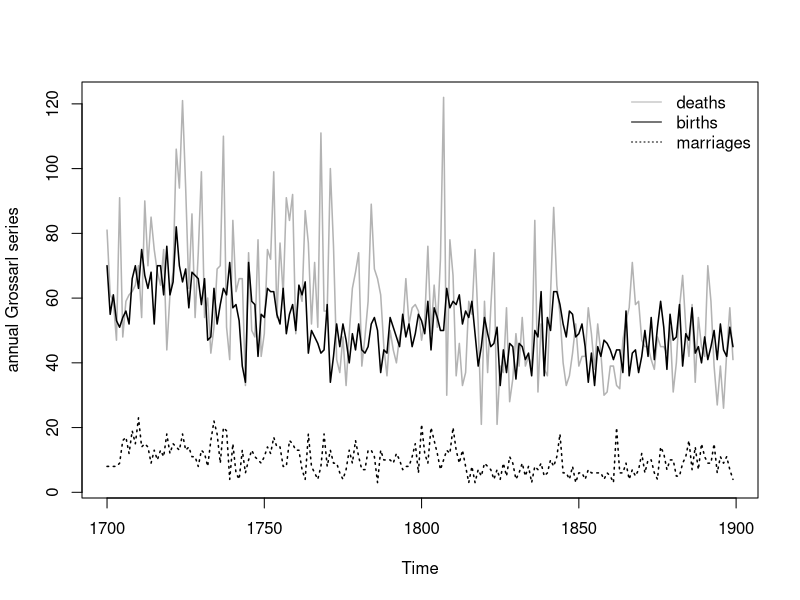
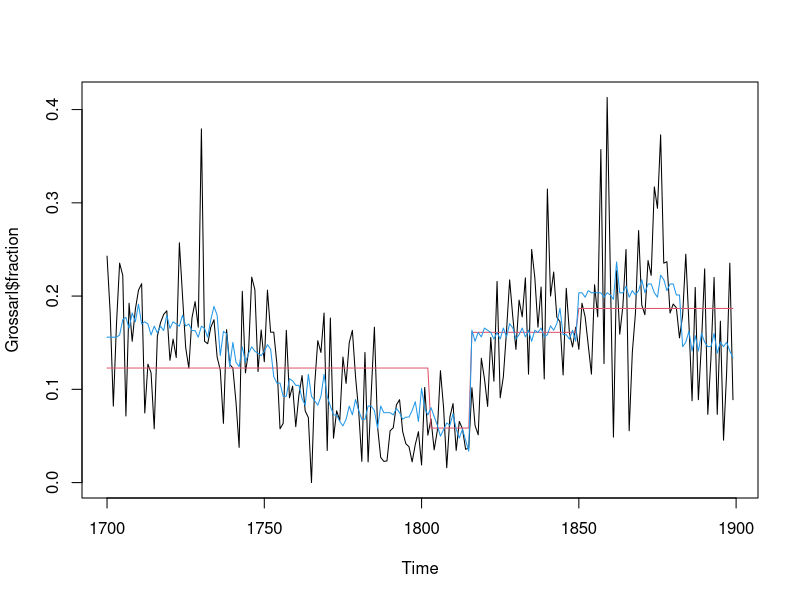
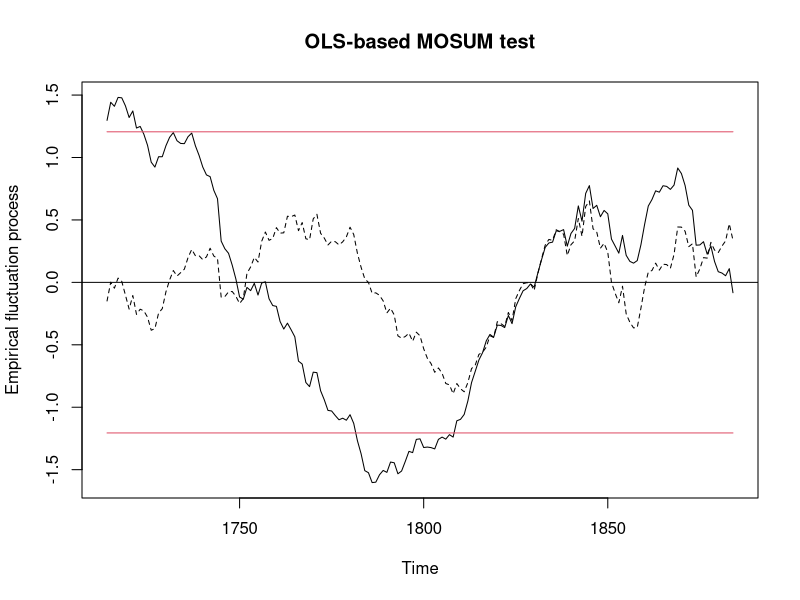
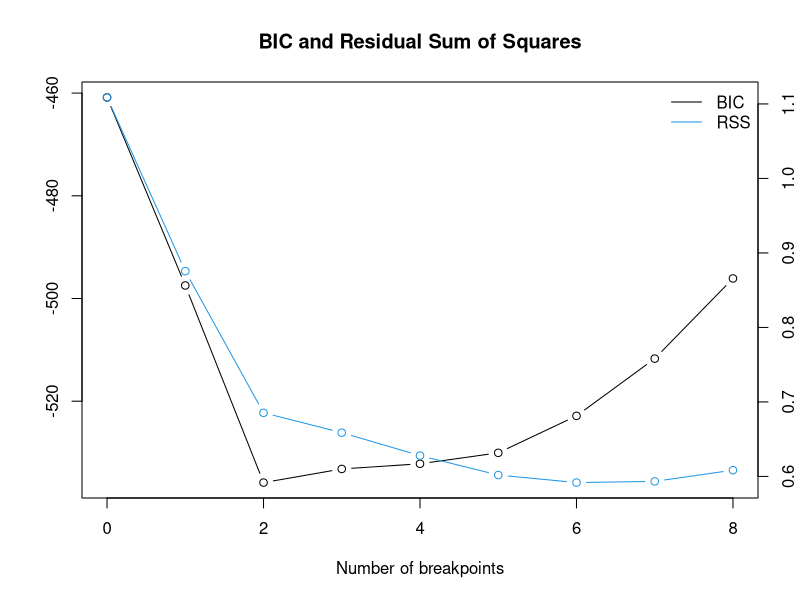
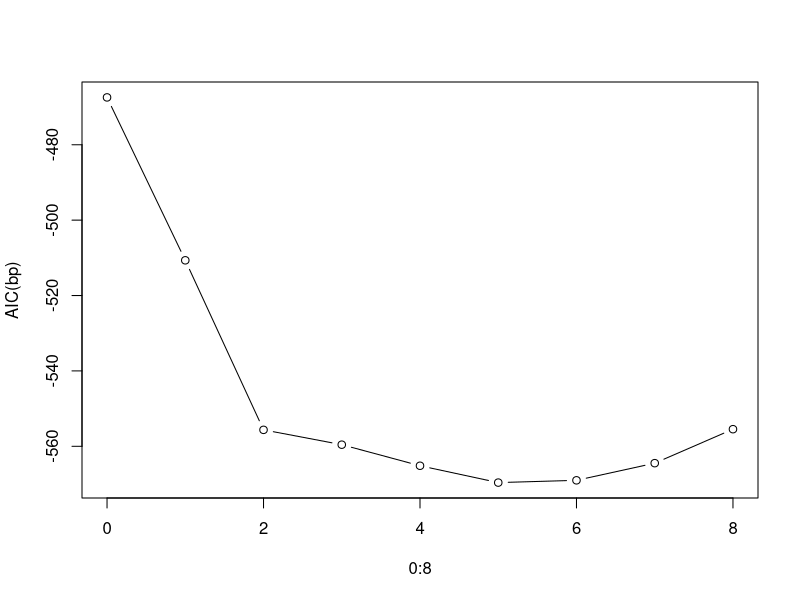
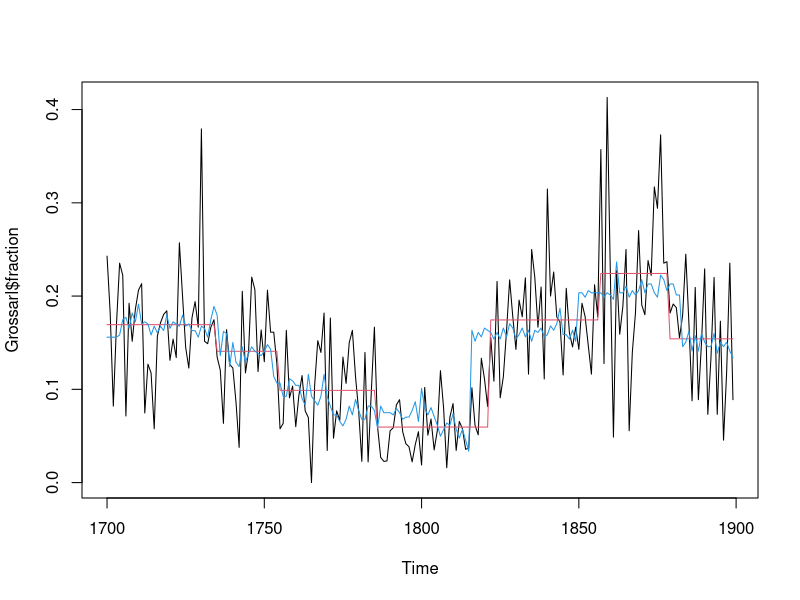
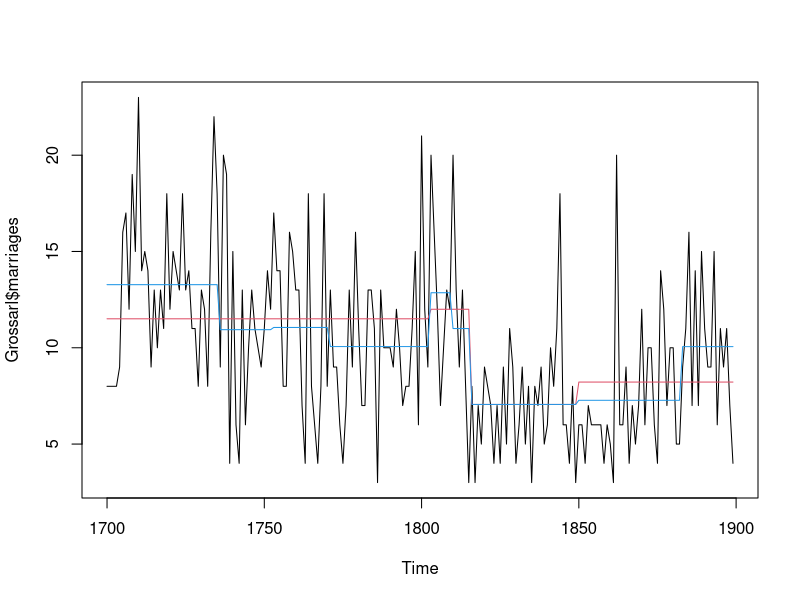
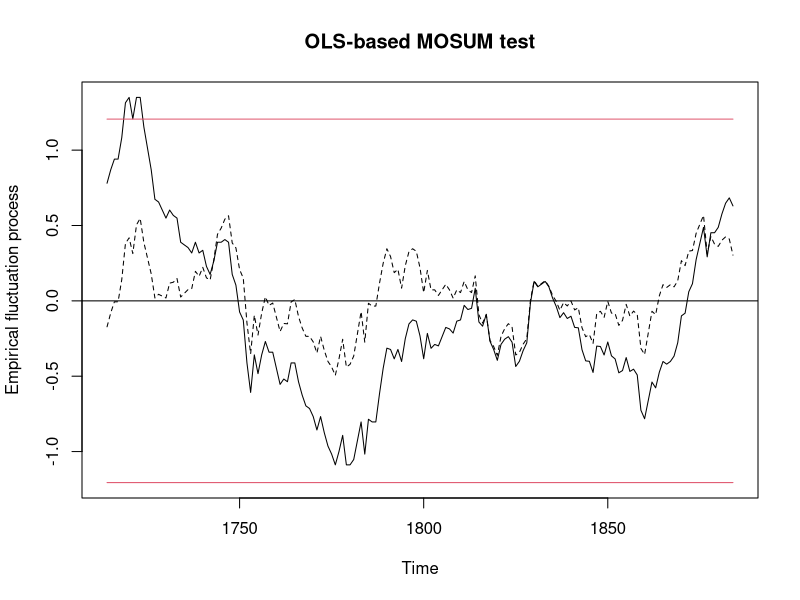

Generate these figures, in order, with R:
library(strucchange)


### Name: Grossarl
### Title: Marriages, Births and Deaths in Grossarl
### Aliases: Grossarl
### Keywords: datasets

### ** Examples

data("Grossarl")

## time series of births, deaths, marriages
###########################################

with(Grossarl, plot(cbind(deaths, illegitimate + legitimate, marriages),
  plot.type = "single", col = grey(c(0.7, 0, 0)), lty = c(1, 1, 3),
  lwd = 1.5, ylab = "annual Grossarl series"))
legend("topright", c("deaths", "births", "marriages"), col = grey(c(0.7, 0, 0)),
  lty = c(1, 1, 3), bty = "n")

## illegitimate births
######################
## lm + MOSUM
plot(Grossarl$fraction)
fm.min <- lm(fraction ~ politics, data = Grossarl)
fm.ext <- lm(fraction ~ politics + morals + nuptiality + marriages,
  data = Grossarl)
lines(ts(fitted(fm.min), start = 1700), col = 2)
lines(ts(fitted(fm.ext), start = 1700), col = 4)
mos.min <- efp(fraction ~ politics, data = Grossarl, type = "OLS-MOSUM")
mos.ext <- efp(fraction ~ politics + morals + nuptiality + marriages,
  data = Grossarl, type = "OLS-MOSUM")
plot(mos.min)
lines(mos.ext, lty = 2)

## dating
bp <- breakpoints(fraction ~ 1, data = Grossarl, h = 0.1)
summary(bp)
## RSS, BIC, AIC
plot(bp)
plot(0:8, AIC(bp), type = "b")

## probably use 5 or 6 breakpoints and compare with
## coding of the factors as used by us
##
## politics                   1803      1816 1850
## morals      1736 1753 1771 1803
## nuptiality                 1803 1810 1816      1883
##
## m = 5            1753 1785           1821 1856 1878
## m = 6       1734 1754 1785           1821 1856 1878
##              6    2    5              1    4    3

## fitted models
coef(bp, breaks = 6)
plot(Grossarl$fraction)
lines(fitted(bp, breaks = 6), col = 2)
lines(ts(fitted(fm.ext), start = 1700), col = 4)


## marriages
############
## lm + MOSUM
plot(Grossarl$marriages)
fm.min <- lm(marriages ~ politics, data = Grossarl)
fm.ext <- lm(marriages ~ politics + morals + nuptiality, data = Grossarl)
lines(ts(fitted(fm.min), start = 1700), col = 2)
lines(ts(fitted(fm.ext), start = 1700), col = 4)
mos.min <- efp(marriages ~ politics, data = Grossarl, type = "OLS-MOSUM")
mos.ext <- efp(marriages ~ politics + morals + nuptiality, data = Grossarl,
  type = "OLS-MOSUM")
plot(mos.min)
lines(mos.ext, lty = 2)

## dating
bp <- breakpoints(marriages ~ 1, data = Grossarl, h = 0.1)
summary(bp)
## RSS, BIC, AIC
plot(bp)
plot(0:8, AIC(bp), type = "b")

## probably use 3 or 4 breakpoints and compare with
## coding of the factors as used by us
##
## politics                   1803      1816 1850
## morals      1736 1753 1771 1803
## nuptiality                 1803 1810 1816      1883
##
## m = 3       1738                     1813      1875
## m = 4       1738      1794           1814      1875
##              2         4              1         3

## fitted models
coef(bp, breaks = 4)
plot(Grossarl$marriages)
lines(fitted(bp, breaks = 4), col = 2)
lines(ts(fitted(fm.ext), start = 1700), col = 4)
